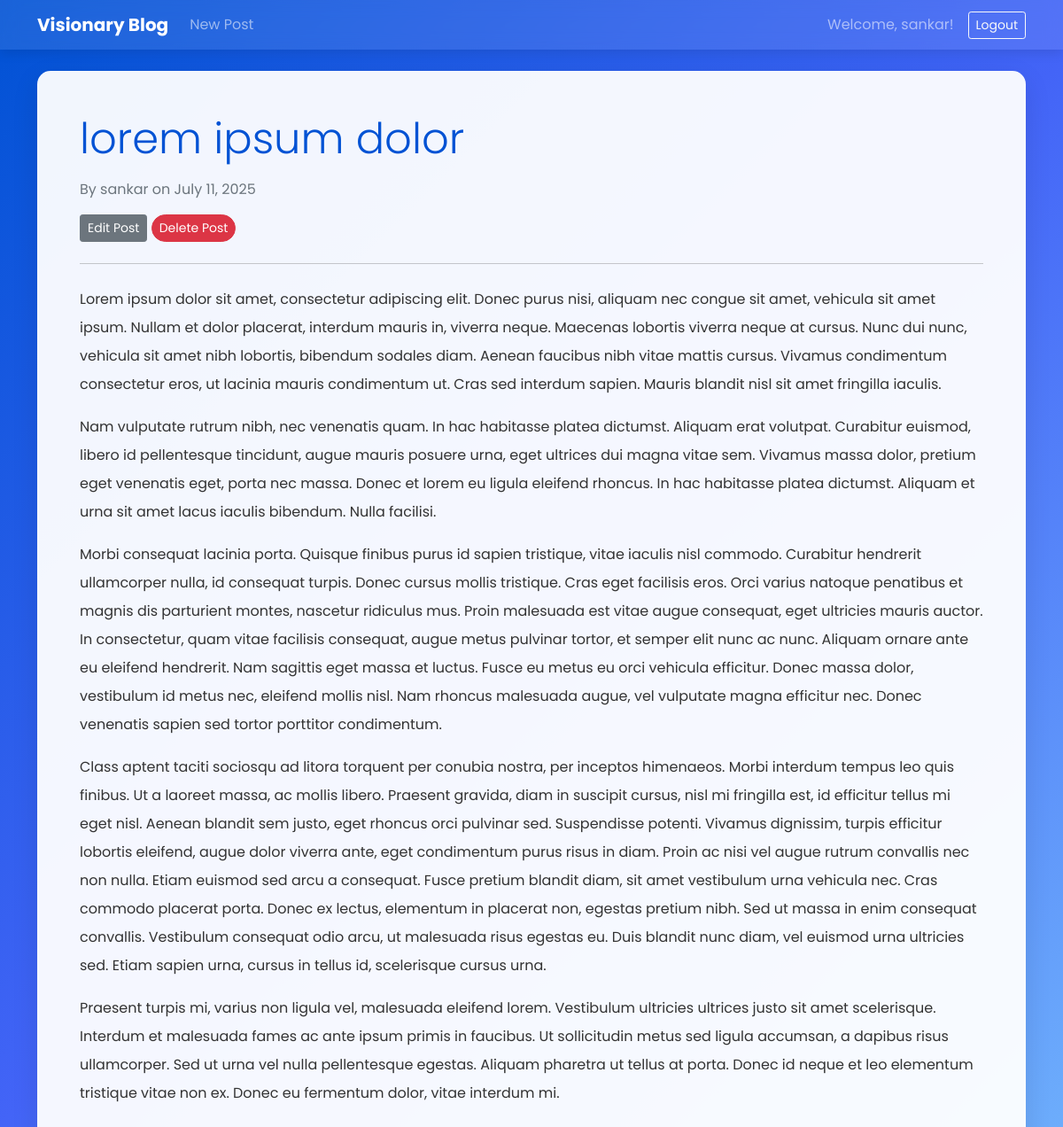
The app's page /post/1/ (signed in) with its own data.
### blog/models.py (models this page shows, shortened)
class BlogPost(models.Model):
    title = models.CharField(max_length=200)
    content = RichTextField(blank=True, null=True)
    author = models.ForeignKey(User, on_delete=models.CASCADE)
    created_at = models.DateTimeField(auto_now_add=True)
    updated_at = models.DateTimeField(auto_now=True)

### blog/views.py (the view)
# urls.py: path('post/<int:pk>/', BlogDetailView.as_view(), name='blog-detail'),
class BlogDetailView(DetailView):
    model = BlogPost
    template_name = 'blog/blog_detail.html'

### blog/templates/blog/blog_detail.html
{% extends "base.html" %}
{% block content %}
    <div class="card p-4 p-md-5 main-content-animate">
        <article class="blog-post">
            <h2 class="display-5 mb-3" style="color: var(--primary-color);">{{ object.title }}</h2>
            <p class="blog-post-meta text-muted">
                By {{ object.author.username }} on {{ object.created_at|date:"F j, Y" }}
            </p>
            {% if user == object.author %}
                <div class="my-3">
                    <a href="{% url 'blog-update' object.pk %}" class="btn btn-secondary btn-sm">Edit Post</a>
                    <a href="{% url 'blog-delete' object.pk %}" class="btn btn-danger btn-sm">Delete Post</a>
                </div>
            {% endif %}
            <hr class="my-4">
            <div class="post-content lh-lg">
                {{ object.content|safe }}
            </div>
        </article>
    </div>
{% endblock %}

### templates/base.html (shortened to what this page needs)
<!DOCTYPE html>
<html lang="en">
<head>
    <link href="https://cdn.jsdelivr.net/npm/bootstrap@5.1.3/dist/css/bootstrap.min.css" rel="stylesheet">
    <link href="https://unpkg.com/aos@2.3.1/dist/aos.css" rel="stylesheet">
</head>
<body>
    <nav class="navbar navbar-expand-lg navbar-dark sticky-top">
        <div class="container">
            <a class="navbar-brand fw-bold" href="{% url 'blog-list' %}">Visionary Blog</a>
            <div class="collapse navbar-collapse" id="navbarNav">
                <div class="navbar-nav me-auto">
                    {% if user.is_authenticated %}
                        <a class="nav-link" href="{% url 'blog-create' %}">New Post</a>
                    {% endif %}
                </div>
                <div class="navbar-nav align-items-center">
                    {% if user.is_authenticated %}
                        <span class="navbar-text me-3">
                            Welcome, {{ user.username }}!
                        </span>
                        <form class="d-inline" method="post" action="{% url 'logout' %}">
                            <button type="submit" class="btn btn-outline-light btn-sm">Logout</button>
                        </form>
                    {% else %}
                        <a href="{% url 'login' %}" class="btn btn-light btn-sm me-2">Login</a>
                        <a href="{% url 'signup' %}" class="btn btn-primary btn-sm">Sign Up</a>
                    {% endif %}
                </div>
            </div>
        </div>
    </nav>
    <main class="container py-4">
        {% block content %}
        {% endblock content %}
    </main>
</body>
</html>

### templates/base.html (style rules this page uses)
:root { --primary-color: #0052D4; --secondary-color: #4364F7; --accent-color: #6FB1FC; --text-color: #333; --font-family: 'Poppins', sans-serif; }
body { font-family: var(--font-family); background: linear-gradient(135deg, var(--primary-color) 0%, var(--secondary-color) 50%, var(--accent-color) 100%); background-attachment: fixed; color: var(--text-color); }
.navbar { background-color: rgba(255, 255, 255, 0.1) !important; backdrop-filter: blur(10px); box-shadow: 0 4px 12px rgba(0, 0, 0, 0.1); }
.card { border-radius: 15px; border: none; box-shadow: 0 10px 30px rgba(0, 0, 0, 0.1); transition: all 0.3s ease-in-out; background-color: rgba(255, 255, 255, 0.95); }
.btn-danger { border-radius: 50px; }
.main-content-animate { animation: fadeIn 0.8s ease-out forwards; }

### records on screen
BlogPost: title "lorem ipsum dolor", author.username "sankar", created_at "July 11, 2025", content "Lorem ipsum dolor sit amet, consectetur adipiscing elit. Donec purus nisi, aliquam nec congue sit amet, vehicula sit amet ipsum. Nullam et dolor placerat, interdum mauris in, viverra neque. Maecenas lobortis viverra neque at cursus. Nunc dui nunc, vehicula sit amet nibh lobortis, bibendum sodales diam. Aenean faucibus nibh vitae mattis cursus. Vivamus condimentum consectetur eros, ut lacinia mauris condimentum ut. Cras sed interdum sapien. Mauris blandit nisl sit amet fringilla iaculis. Nam vulputate rutrum nibh, nec venenatis quam. In hac habitasse platea dictumst. Aliquam erat volutpat. Curabitur euismod, libero id pellentesque tincidunt, augue mauris posuere urna, eget ultrices dui magna…"

### other values on screen
{{ user.username }} "sankar"
